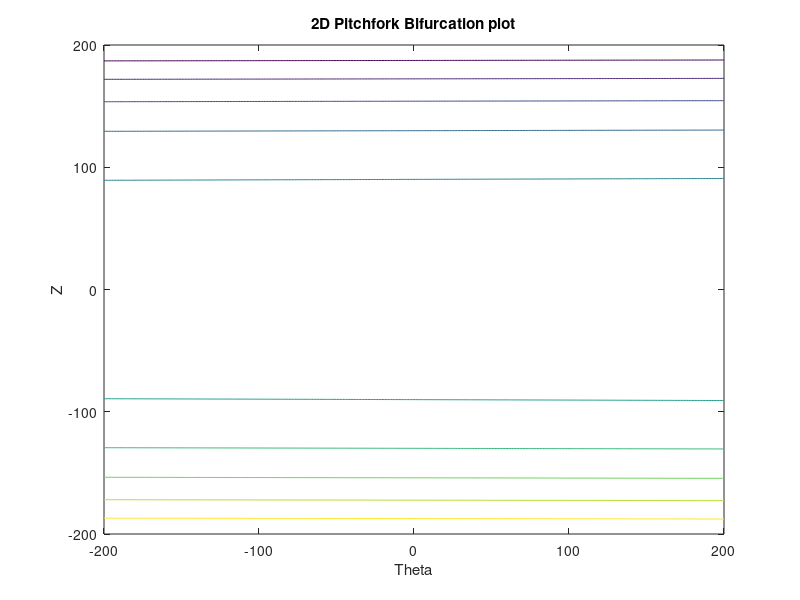

The MATLAB script that drew this image: (Note: this script raises an error after producing the figure.)
%% Question 6.8 - Part A: Zeta = 0
zeta = 0;

% Create a meshgrid to visualize 2D array 
z_linspace = linspace(-200, 200, 401); % Array with stepsize 1
theta_linspace = linspace(-200, 200, 401); % Array with stepsize 1
[theta, z] = meshgrid(theta_linspace, z_linspace);

% Calculate z_dot 
% Must use dot operator (because doing arithmetic element-by-element)
z_dot = zeta + theta.*z - z.^3;

% Plot contour map
figure;
contour(theta, z, z_dot);
title('2D Pitchfork Bifurcation plot');
xlabel('Theta');
ylabel('Z');

%% Question 6.8 - Part B: Zeta != 0
zeta_linspace = linspace(-200, 200, 401); % Array with stepsize 1
[theta, z, zeta] = meshgrid(theta_linspace, z_linspace, zeta_linspace);

% Calculate z_dot 
z_dot = zeta + theta.*z - z.^3;

% Plot isosurface plot
figure;
isosurface(theta,z,zeta,z_dot,0);
title('3D Isosurface Plot of Pitchfork Bifurcation');
xlabel('Theta');
ylabel('Z');
zlabel('dz/dt');